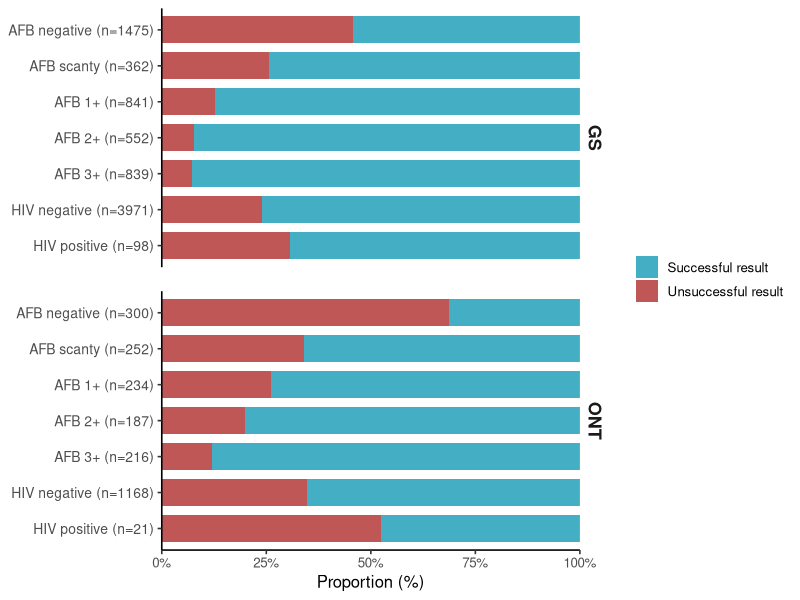
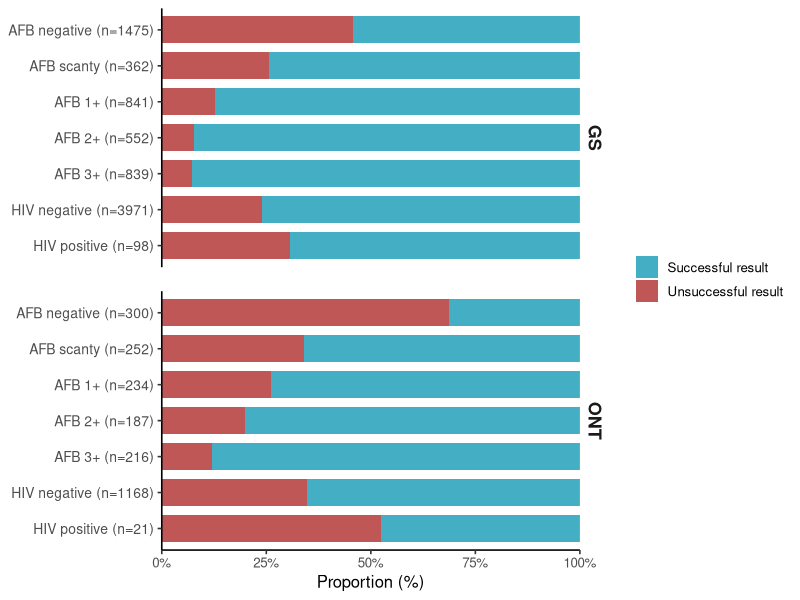

The R source for these figures, in order:
############################################################
## Success rate of tNGS by AFB smear grade and HIV status
############################################################

library(tidyverse)

############################################################
## Read data
############################################################

df <- read.csv(
  "2026-07-15_AFB.csv",
  sep = ";",
  stringsAsFactors = FALSE
)

############################################################
## Clean column names
############################################################

names(df)[names(df)=="Identifiable."] <- "Identifiable"

############################################################
## Clean variables
############################################################

df <- df %>%
  mutate(
    AFB = trimws(AFB),
    HIV = trimws(HIV),
    Platform = trimws(tNGS_platform),
    Success = trimws(Identifiable)
  )

############################################################
## Exclude unwanted categories
############################################################

df <- df %>%
  filter(
    AFB %in% c("Neg","Scanty","1+","2+","3+"),
    HIV %in% c("Negatif","Positif"),
    Platform %in% c("ONT","GS")
  )

############################################################
## AFB summary
############################################################

afb <- df %>%
  group_by(Platform,AFB) %>%
  summarise(
    n=n(),
    Successful=sum(Success=="Yes"),
    Unsuccessful=sum(Success=="No"),
    .groups="drop"
  ) %>%
  mutate(
    Successful=Successful/n,
    Unsuccessful=Unsuccessful/n,
    Variable=case_when(
      AFB=="Neg"~"AFB negative",
      AFB=="Scanty"~"AFB scanty",
      TRUE~paste0("AFB ",AFB)
    )
  )

############################################################
## HIV summary
############################################################

hiv <- df %>%
  group_by(Platform,HIV) %>%
  summarise(
    n=n(),
    Successful=sum(Success=="Yes"),
    Unsuccessful=sum(Success=="No"),
    .groups="drop"
  ) %>%
  mutate(
    Successful=Successful/n,
    Unsuccessful=Unsuccessful/n,
    Variable=ifelse(
      HIV=="Negatif",
      "HIV negative",
      "HIV positive"
    )
  )

############################################################
## Combine summaries
############################################################

plot.df <- bind_rows(
  
  afb %>%
    select(Platform,Variable,n,Successful,Unsuccessful),
  
  hiv %>%
    select(Platform,Variable,n,Successful,Unsuccessful)
  
)

############################################################
## Order variables
############################################################

plot.df$Variable <- factor(
  plot.df$Variable,
  levels=c(
    "AFB negative",
    "AFB scanty",
    "AFB 1+",
    "AFB 2+",
    "AFB 3+",
    "HIV negative",
    "HIV positive"
  )
)

############################################################
## Labels with sample size
############################################################

plot.df <- plot.df %>%
  mutate(
    Label=paste0(
      Variable,
      " (n=",
      n,
      ")"
    )
  )

############################################################
## Long format
############################################################

plot.long <- plot.df %>%
  pivot_longer(
    cols=c(Successful,Unsuccessful),
    names_to="Result",
    values_to="Proportion"
  )

plot.long$Result <- factor(
  plot.long$Result,
  levels=c("Successful","Unsuccessful")
)

############################################################
## Keep order within each platform
############################################################

plot.long <- plot.long %>%
  arrange(Platform,Variable)

plot.long$Label <- factor(
  plot.long$Label,
  levels=rev(unique(plot.long$Label))
)

############################################################
## Plot
############################################################

p <- ggplot(
  plot.long,
  aes(
    x=Label,
    y=Proportion,
    fill=Result
  )
)+
  
  geom_col(width=.75)+
  
  coord_flip()+
  
  facet_grid(
    Platform~.,
    scales="free_y",
    space="free_y"
  )+
  
  scale_fill_manual(
    values=c(
      Successful="#43aec4",
      Unsuccessful="#bf5757"
    ),
    labels=c(
      "Successful result",
      "Unsuccessful result"
    )
  )+
  
  scale_y_continuous(
    limits=c(0,1),
    breaks=seq(0,1,0.25),
    labels=scales::percent_format(accuracy=1),
    expand=c(0,0)
  )+
  
  labs(
    x=NULL,
    y="Proportion (%)",
    fill=NULL
  )+
  
  theme_classic(base_size=12)+
  
  theme(
    
    strip.background=element_blank(),
    
    strip.text.y=element_text(
      face="bold",
      size=13
    ),
    
    axis.text.y=element_text(size=10),
    
    axis.title.x=element_text(size=12),
    
    legend.position="right",
    
    legend.title=element_blank(),
    
    panel.spacing=unit(1.2,"lines")
    
  )

############################################################
## Display
############################################################

print(p)

############################################################
## Save
############################################################

ggsave(
  "Success_rate_AFB_HIV.png",
  p,
  width=8,
  height=7,
  dpi=600
)
